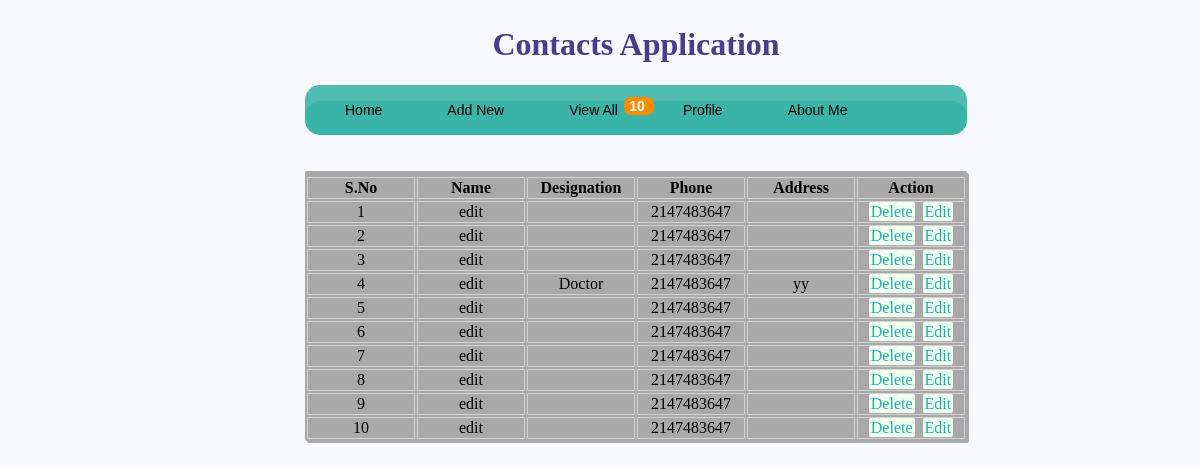
The app's page /view_user.php with its own data.
### tables this page shows
CREATE TABLE IF NOT EXISTS `contactdetails` (
  `contact_id` int(11) NOT NULL AUTO_INCREMENT COMMENT 'Primary Key',
  `contact_name` varchar(255) NOT NULL,
  `designation` varchar(255) NOT NULL,
  `phone` varchar(50) NOT NULL,
  `address` varchar(255) NOT NULL,
  PRIMARY KEY (`contact_id`)
);

### view_user.php (the view, shortened to what this page needs)
<html>
<head>
<link rel="stylesheet" href="style.css">
</head>
<body bgcolor="#404040">
<div id = "main">
  <h1> Contacts Application</h1>
  <?php  include_once 'menu-main.php';?><br><br>
   <table class=" viewtabl" >
  <th>
  <tr>
  <td> <strong>S.No</strong></td>
  <td><strong>Name</strong></td>
  <td><strong>Designation</strong></td>
  <td><strong>Phone</strong></td>
  <td><strong>Address</strong></td>
  <td><strong>Action</strong></td>
  </tr>
  </th>
  <?php
   require_once 'db.php';
   $count= 1;
   $query = "SELECT * FROM contactdetails ORDER BY contact_name";
    $result = mysqli_query($dbcon,$query);
	 while($row = @mysqli_fetch_assoc($result)){?>
  <tr>
  <td id="od"> <?php echo $count;?></td>
  <td class="ev"> <?php echo $row["contact_name"];?></td>
  <td class="od"><?php echo $row["designation"];?></td>
  <td class="ev"><?php echo $row["phone"];?></td>
  <td class="od"><?php echo $row["address"];?></td>
  <td class="ev">
  <a href="delete.php?deleteid=<?php echo $row["contact_id"]; ?> "id="del" Onclick="return ConfirmDelete()">Delete</a>
 <a href="edit.php?editid=<?php echo $row["contact_id"]; ?>"id="edt" >Edit</a>
  </td>
  </tr>
 <?php $count++;}?>
	 </table>
</div>
</body>
</html>

### menu-main.php (shortened to what this page needs)
<?php
require_once 'db.php';
$query = "SELECT contact_id FROM contactdetails ";
    $result = mysqli_query($dbcon,$query);
	$row = @mysqli_num_rows($result);
?>
<div class="menu">
   <ul>
      <li><a href="dashboard.php">Home</a></li>
      <li><a href="add_user.php">Add New</a>
      <li><a href="view_user.php">View All</a><?php echo '<p class= "count">'.$row.'</p>';?>
      <li><a href="#">Profile</a>
      </li>
      <li><a href="contact.php">About Me</a></li>
   </ul>
</div>

### style.css (style rules this page uses)
body { margin: 0px; padding: 0px; background:#285c76; background-color: ghostwhite; }
div#main { position: absolute; left: 25%; padding: 5px; }
#main h1 { text-transform: capitalize; text-align: center; color: darkslateblue; }
p.count { background: darkorange; float: right; margin-top: -38px; width: 20%; border-radius: 7px; color: white; padding: 1px 5px; border: none; margin-right: -11px; }
table.viewtabl { width: 100%; background: darkgray; border-radius: 2px; box-shadow: 2px 2px darkgrey; }
.viewtabl td { border: 1px solid lightgray; width: 104px; text-align: center; }
table.viewtabl td.ev a#del, a#edt { background: honeydew; padding: 1px 2px; text-align: center; border-radius: 2px; text-decoration: none; margin: 2px 2px; color: lightseagreen; }
.menu { border: none; border: 0px; margin: 0px; padding: 0px; font: 67.5% "Lucida Sans Unicode", "Bitstream Vera Sans", "Trebuchet Unicode MS", "Lucida Grande", Verdana, Helvetica, sans-serif; font-size: 14px; font-weight: bold; }
.menu ul { background: #3ab4a6; height: 50px; list-style: none; margin: 0; padding: 0; -webkit-border-radius: 15px; -moz-border-radius: 15px; border-radius: 15px; -webkit-box-shadow: inset 0px 16px 0px 0px rgba(255, 255, 255, .1); -moz-box-shadow: inset 0px 16px 0px 0px rgba(255, 255, 255, .1); box-shadow: inset 0px 16px 0px 0px rgba(255, 255, 255, .1); }
.menu li { float: left; padding: 0px 0px 0px 15px; }
.menu li a { color: #000; display: block; font-weight: normal; line-height: 50px; margin: 0px; padding: 0px 25px; text-align: center; text-decoration: none; }

### records on screen
contactdetails: contact_name "edit", phone "2147483647"
contactdetails: contact_name "edit", phone "2147483647"
contactdetails: contact_name "edit", phone "2147483647"
contactdetails: contact_name "edit", designation "Doctor", phone "2147483647", address "yy"
contactdetails: contact_name "edit", phone "2147483647"
contactdetails: contact_name "edit", phone "2147483647"
contactdetails: contact_name "edit", phone "2147483647"
contactdetails: contact_name "edit", phone "2147483647"
contactdetails: contact_name "edit", phone "2147483647"
contactdetails: contact_name "edit", phone "2147483647"

### other values on screen
$row "10"
